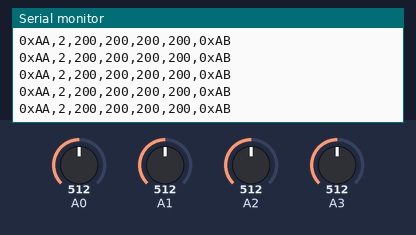
The sketch below on a simulated Arduino Uno, built with avr-gcc and run on an emulated ATmega328P. Shown: the last lines printed to the serial monitor. The test bench sets the inputs (shaded band); at power-on: A0 = 512, A1 = 512, A2 = 512, A3 = 512.

Above: at 1.2 s.
1.3 s: A0 set to 716
At 2.0 s:
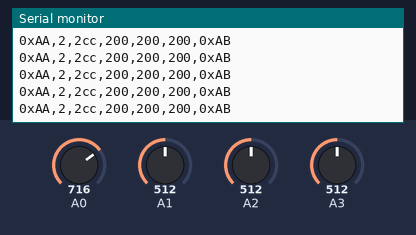
3.3 s: A1 set to 716
At 3.9 s:
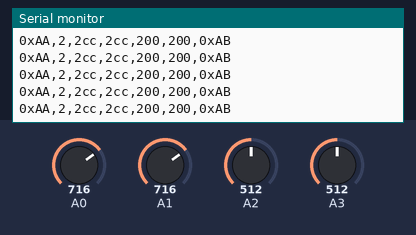
5.3 s: A2 set to 716
At 6.4 s:
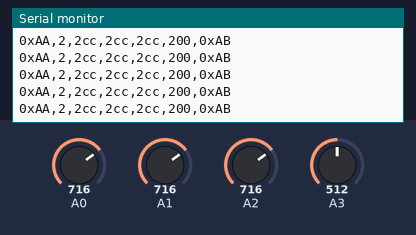
7.2 s: A3 set to 716
At 7.8 s:
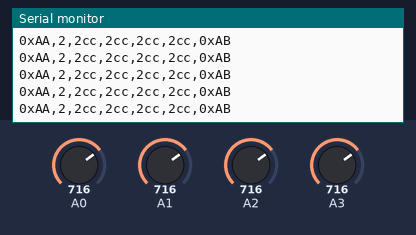
9.1 s: A0 set to 992
At 9.6 s:
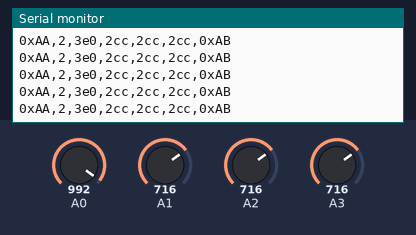
11.0 s: A1 set to 992
At 11.5 s:
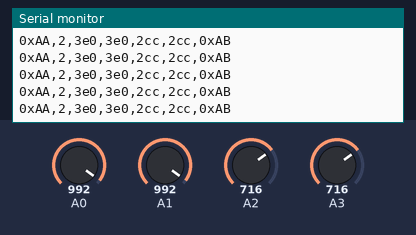

Measured:
- after the input at 1.3 s, the serial monitor: prints a new line after 0.09 s (image 1)
- after the input at 3.3 s, the serial monitor: prints a new line after 0.08 s (image 2)
- after the input at 5.3 s, the serial monitor: prints a new line after 0.07 s (image 3)
- after the input at 7.2 s, the serial monitor: prints a new line after 0.07 s (image 4)
- after the input at 9.1 s, the serial monitor: prints a new line after 0.07 s (image 5)
- after the input at 11.0 s, the serial monitor: prints a new line after 0.07 s (image 6)

The sketch:

ReadSensorData.ino
```cpp
// the setup routine runs once when you press reset:
void setup() {
  // initialize serial communication at 9600 bits per second:
  Serial.begin(9600);
  pinMode(A0, INPUT);
  pinMode(A1, INPUT);
  pinMode(A2, INPUT);
  pinMode(A3, INPUT);
}

// the loop routine runs over and over again forever:
void loop() {
  // read the input on analog pin 0:
  int Value = analogRead(A0);
  String stringOne = String(Value, HEX);
  int Value1 = analogRead(A1);
  String stringTwo = String(Value1, HEX);
  int Value2 = analogRead(A2);
  String stringThree = String(Value2, HEX);
  int Value3 = analogRead(A3);
  String stringFour = String(Value3, HEX);
  String byte_data  = String(sizeof(Value));
  // print out the value you read:
  String data = (stringOne + "," + stringTwo + "," + stringThree + "," + stringFour);
  String data1 = ("0xAA," + byte_data + "," + data + ",0xAB");;
  Serial.println(data1);
  delay(1);
}
```
